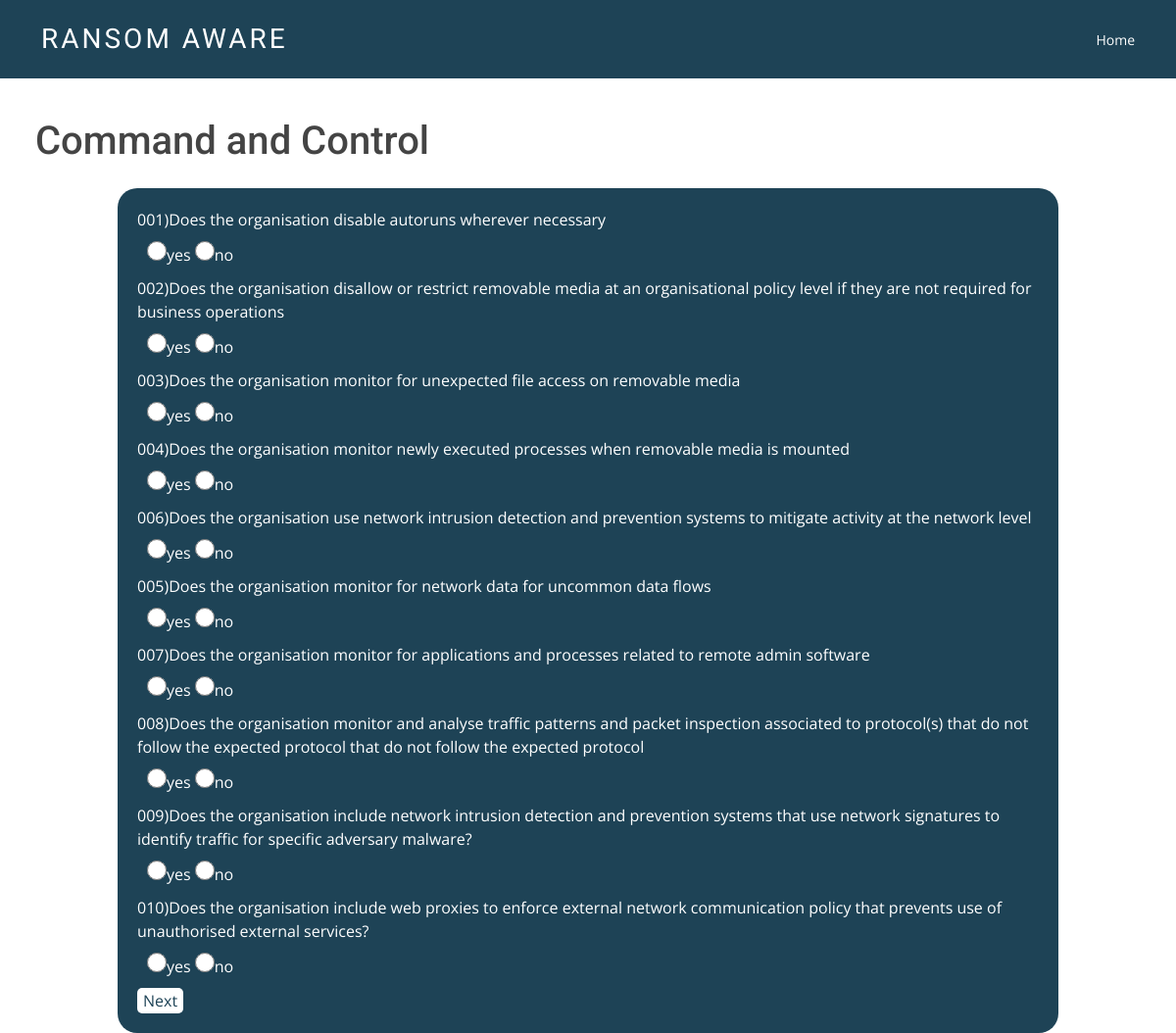
The app's page /q3/, older data.
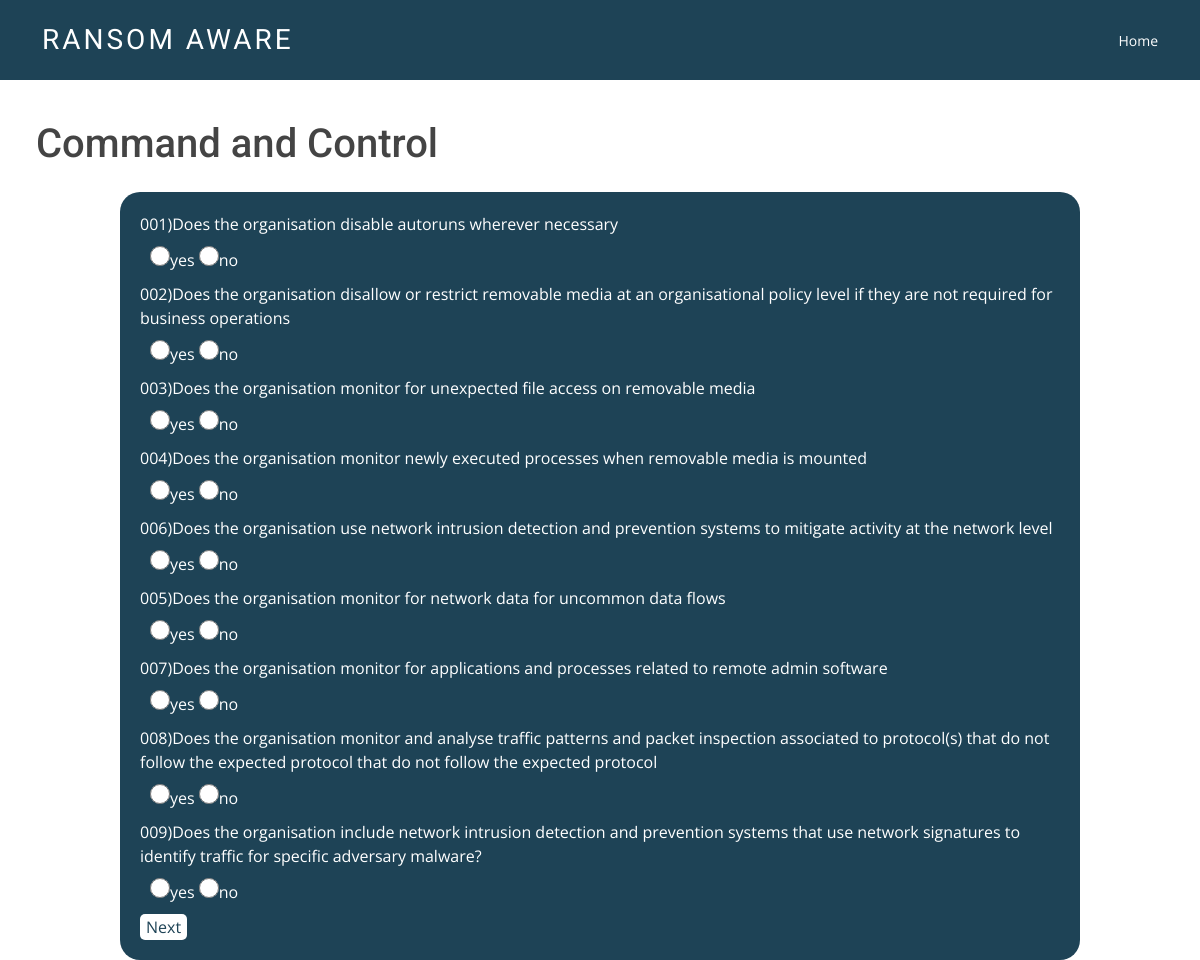
The same page, newer data.
### initial_access/models.py (models this page shows, shortened)
class commandcontrol(models.Model):
    question_id = models.CharField(max_length=200)
    question=models.TextField(blank=True)
    option_A=models.CharField(max_length=200,default='yes')
    option_B=models.CharField(max_length=200,default='no')
    keywords=models.TextField(blank=True)

### initial_access/views.py (the view)
# urls.py: path('q3/', views.quiz3, name='commandcontrol'),
def quiz3(request):
    qu = commandcontrol.objects.all()
    return render(request,'initial_access/cac.html',{
        'qu': qu,
    })

### initial_access/templates/initial_access/cac.html (shortened to what this page needs)
{% extends 'initial_access/base.html' %}
{% load static %}
{% block content %}
<h1>Command and Control</h1>
<form class="form-container" method="post" action="/result_init/">
    <div class="qblock">
        {% for q in qu %}
        <div class="question">{{q.question_id}}){{q.question}}</div>
        <div class="option">
            <input type="radio" name="{{q.question}}" value="option_A">{{q.option_A}}</input>
            <input type="radio" name="{{q.question}}" value="option_B">{{q.option_B}}</input>
        </div>
        {% endfor %}
        <div><button type="submit">Next</button></div>
    </div>
</form>
{% endblock %}

Row changes from the older to the newer data that the page shows:
removed commandcontrol: question_id "010", question "Does the organisation include web proxies to enforce external network communication policy that prevents use of unauthorised external services?", option_A "yes", option_B "no"
